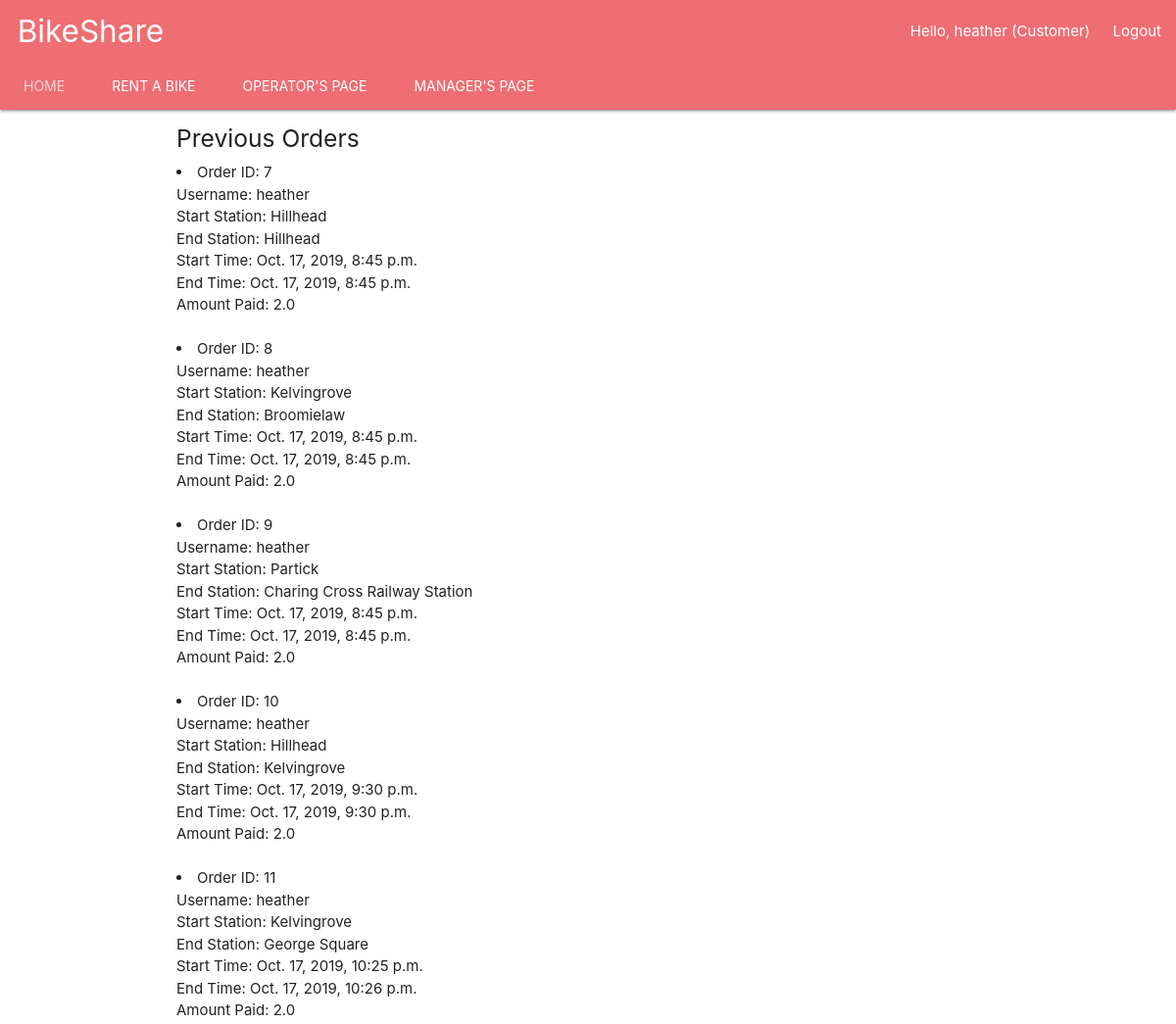
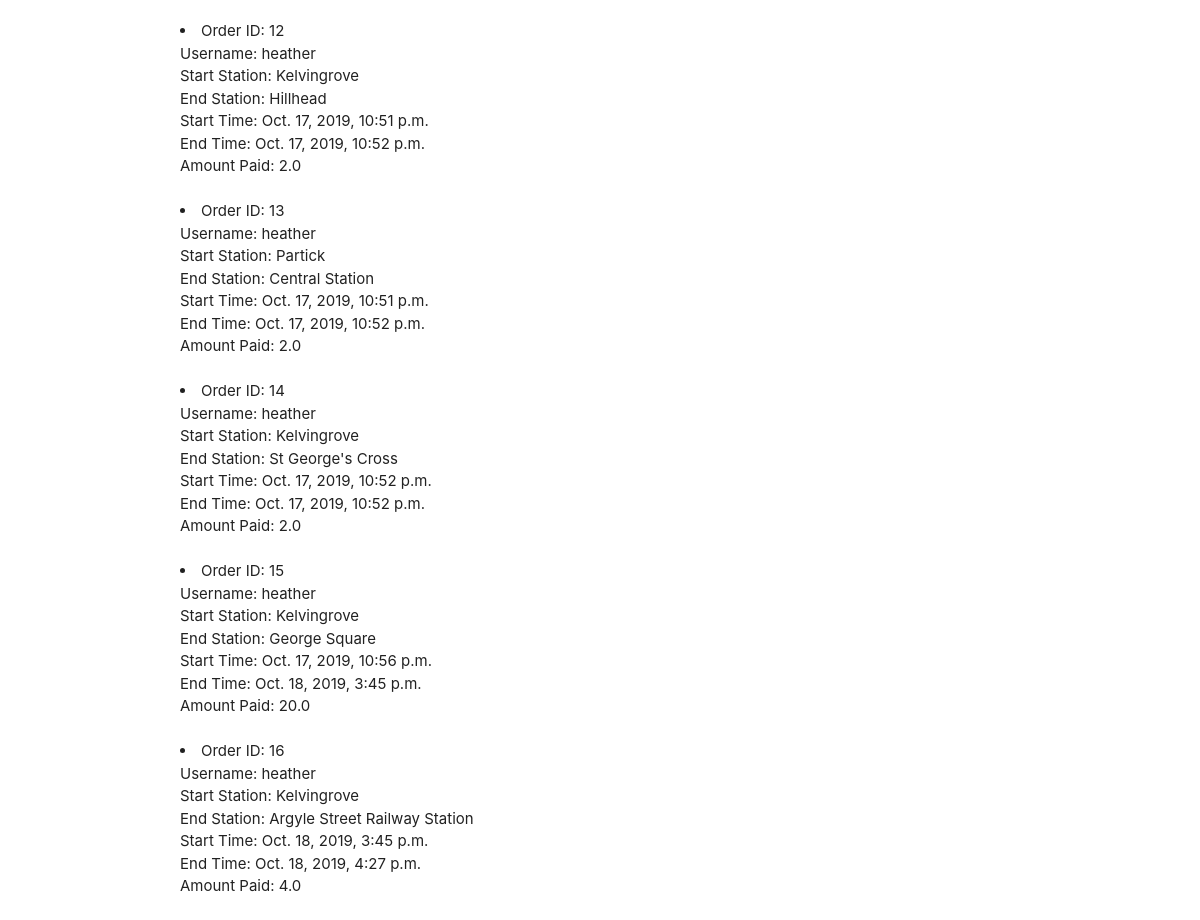
Page /manager/ (signed in) on the committed database (2 pictures, top to bottom).
### account/models.py (models this page shows, shortened)
class Account(AbstractBaseUser):
    username = models.CharField(max_length=30, unique=True)
    email = models.EmailField(verbose_name='email', max_length=60, unique=True)
    date_joined = models.DateTimeField(verbose_name='date joined', auto_now_add=True)
    last_login = models.DateTimeField(verbose_name='last login', auto_now=True)
    role = models.CharField(max_length=10, choices=ROLE_CHOICES, default='Customer')
    is_admin = models.BooleanField(default=False)
    is_active = models.BooleanField(default=True)
    is_staff = models.BooleanField(default=False)
    is_superuser = models.BooleanField(default=False)
    hires_in_progress = models.IntegerField(default=0)
    current_location = models.CharField(max_length=30, default="")
    wallet_balance = models.FloatField(default=0.00)
    amount_owed = models.FloatField(default=0.00)
    USERNAME_FIELD = 'username'
    REQUIRED_FIELDS = ['role', 'email']
    objects = MyAccountManager()
    def __str__(self):
        return self.username

### BikeShare/models.py (models this page shows, shortened)
class Order(models.Model):
    bike = models.ForeignKey(Bike, on_delete=models.CASCADE)
    user = models.ForeignKey(settings.AUTH_USER_MODEL, on_delete=models.CASCADE, default=0)
    start_station = models.ForeignKey(Station, on_delete=models.CASCADE, default="", related_name='startstation')
    end_station = models.ForeignKey(Station, on_delete=models.CASCADE, default=None, null=True, blank=True)
    start_time = models.DateTimeField(default=timezone.now)
    check_out_time = models.DateTimeField(default=timezone.now)
    due_amount = models.FloatField(default=0.00)
    is_complete = models.BooleanField(default=False)

class Station(models.Model):
    station_name = models.CharField(max_length=100, default="")
    station_latitude = models.FloatField(null=True)
    station_longitude = models.FloatField(null=True)
    def __str__(self):
        return self.station_name

### BikeShare/views.py (the view)
# urls.py: path('manager/', views.manager_page, name='bikeshare-manager'),
def manager_page(request):
    previous_orders = Order.objects.all().filter(is_complete=True)
    return render(request, 'manager_page.html', context={'previous_orders':previous_orders})

### BikeShare/templates/manager_page.html (shortened to what this page needs)
{% extends 'base.html' %}
{% block content %}
<html>
<head>
</head>
<body>
    <h5>Previous Orders</h5>
    {% for order in previous_orders %}
        <li>
        Order ID: {{ order.id }} <br>
        Username: {{ order.user }}<br>
        Start Station: {{ order.start_station }} <br>
        End Station: {{ order.end_station }} <br>
        Start Time: {{ order.start_time }} <br>
        End Time: {{ order.check_out_time }}<br>
        Amount Paid: {{ order.due_amount }}<br><br>
        </li>
    {% endfor %}
</body>
</html>
{% endblock %}

### BikeShare/templates/navbar.html (shortened to what this page needs)
{% block content %}
<body>
 <nav class="nav-extended">
    <div class="nav-wrapper">
      <a href="#" class="brand-logo"> &nbsp; BikeShare</a>
      <ul id="nav-mobile" class="right hide-on-med-and-down">
          <li>
              {% if request.user.is_authenticated  %}
                  <li class="tab">Hello, {{ request.user.username }} ({{ request.user.role }}) &nbsp; </li><li> <a href="{% url 'bikeshare:logout' %}">Logout</a></a></li>
            {% else %}
                  <li>   <a href="{% url 'bikeshare:login' %}">Login </li></a><li> <a href="{% url 'bikeshare:signup' %}"> Register</a></li>
        {% endif %}
          </li>
      </ul>
    </div>
    <div class="nav-content">
      <ul class="tabs tabs-transparent">
        <li class="tab"><a href="{% url 'bikeshare:bikeshare-main' %}">Home</a></li>
          {% if request.user.is_superuser %}
        <li class="tab"><a class="active" href="{% url 'bikeshare:bikeshare-customer' %}">Rent A Bike</a></li>
          <li class="tab"><a class="active" href="{% url 'bikeshare:bikeshare-operator' %}">Operator's Page</a></li>
         <li class="tab"><a class="active" href="{% url 'bikeshare:bikeshare-manager' %}">Manager's Page</a></li>
        {% elif request.user.role == 'Customer' %}
        <li class="tab"><a class="active" href="{% url 'bikeshare:bikeshare-customer' %}">Rent A Bike</a></li>
          {% elif request.user.role == 'Operator' %}
          <li class="tab"><a class="active" href="{% url 'bikeshare:bikeshare-operator' %}">Operator's Page</a></li>
         {% elif request.user.role == 'Manager' %}
         <li class="tab"><a class="active" href="{% url 'bikeshare:bikeshare-manager' %}">Manager's Page</a></li>
        {% endif %}
      </ul>
    </div>
  </nav>
{% endblock %}

### rows in the picture
Account: user.username "heather", user.role "Customer"
Order: id "7", user "heather", start_station "Hillhead", end_station "Hillhead", start_time "Oct. 17, 2019, 8:45 p.m.", check_out_time "Oct. 17, 2019, 8:45 p.m.", due_amount "2.0"
Order: id "8", user "heather", start_station "Kelvingrove", end_station "Broomielaw", start_time "Oct. 17, 2019, 8:45 p.m.", check_out_time "Oct. 17, 2019, 8:45 p.m.", due_amount "2.0"
Order: id "9", user "heather", start_station "Partick", end_station "Charing Cross Railway Station", start_time "Oct. 17, 2019, 8:45 p.m.", check_out_time "Oct. 17, 2019, 8:45 p.m.", due_amount "2.0"
Order: id "10", user "heather", start_station "Hillhead", end_station "Kelvingrove", start_time "Oct. 17, 2019, 9:30 p.m.", check_out_time "Oct. 17, 2019, 9:30 p.m.", due_amount "2.0"
Order: id "11", user "heather", start_station "Kelvingrove", end_station "George Square", start_time "Oct. 17, 2019, 10:25 p.m.", check_out_time "Oct. 17, 2019, 10:26 p.m.", due_amount "2.0"
Order: id "12", user "heather", start_station "Kelvingrove", end_station "Hillhead", start_time "Oct. 17, 2019, 10:51 p.m.", check_out_time "Oct. 17, 2019, 10:52 p.m.", due_amount "2.0"
Order: id "13", user "heather", start_station "Partick", end_station "Central Station", start_time "Oct. 17, 2019, 10:51 p.m.", check_out_time "Oct. 17, 2019, 10:52 p.m.", due_amount "2.0"
Order: id "14", user "heather", start_station "Kelvingrove", end_station "St George's Cross", start_time "Oct. 17, 2019, 10:52 p.m.", check_out_time "Oct. 17, 2019, 10:52 p.m.", due_amount "2.0"
Order: id "15", user "heather", start_station "Kelvingrove", end_station "George Square", start_time "Oct. 17, 2019, 10:56 p.m.", check_out_time "Oct. 18, 2019, 3:45 p.m.", due_amount "20.0"
Order: id "16", user "heather", start_station "Kelvingrove", end_station "Argyle Street Railway Station", start_time "Oct. 18, 2019, 3:45 p.m.", check_out_time "Oct. 18, 2019, 4:27 p.m.", due_amount "4.0"
